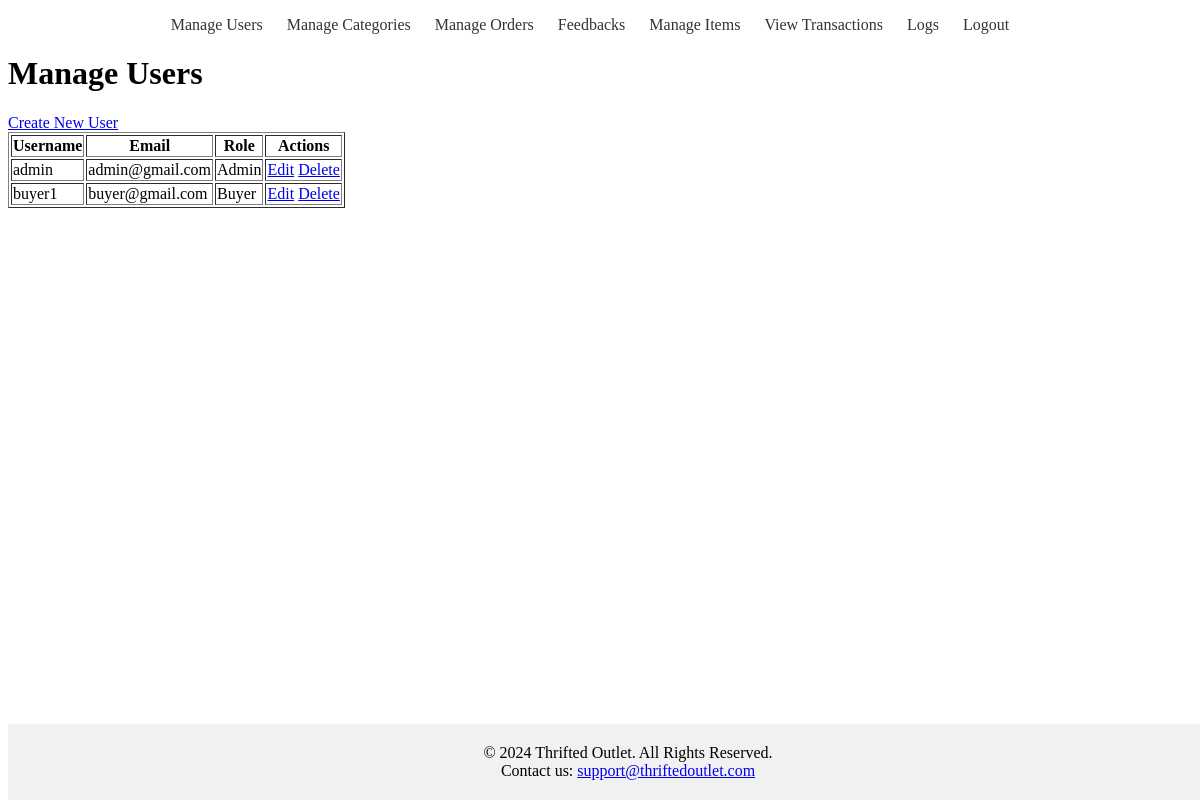
The page /admin/manage_users.php (signed in) on the database as committed earlier.
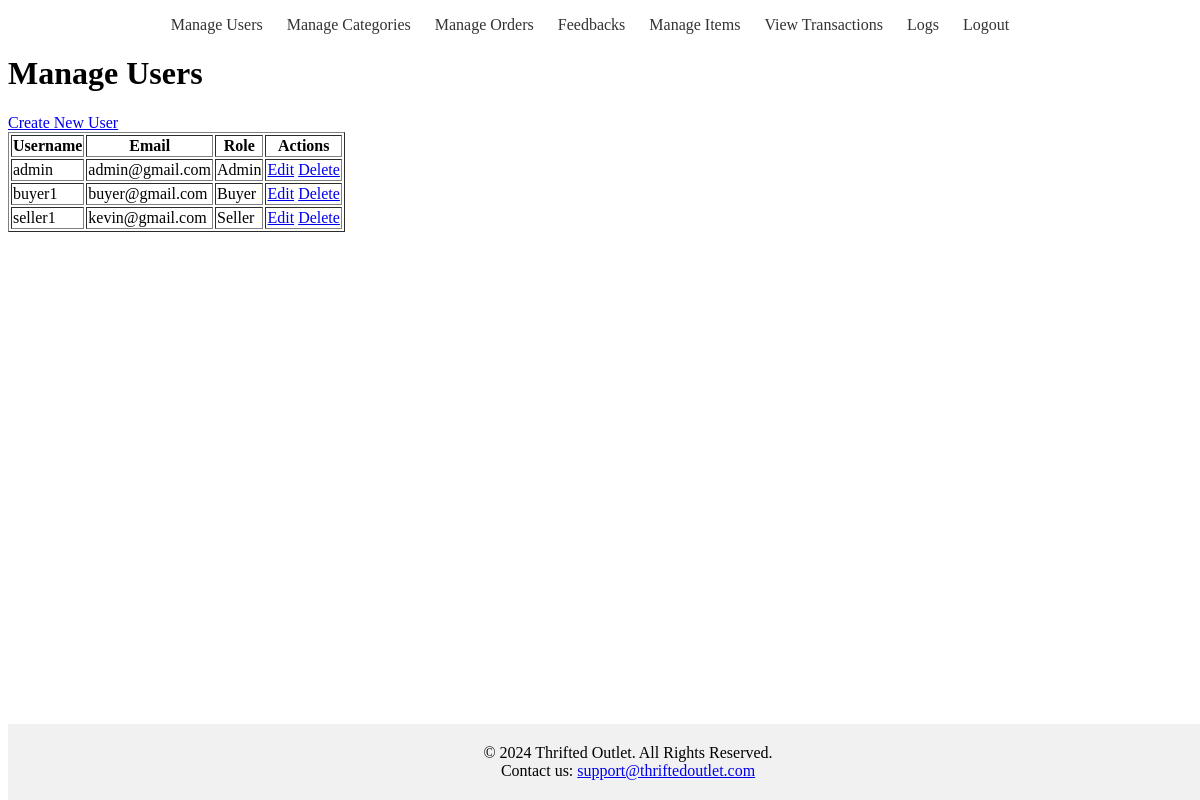
The same page on the database as committed later.
### tables this page shows
CREATE TABLE `users` (
  `user_id` int(11) NOT NULL,
  `username` varchar(50) NOT NULL,
  `password` varchar(255) NOT NULL,
  `email` varchar(100) NOT NULL,
  `role` enum('admin','seller','buyer') NOT NULL,
  `first_name` varchar(50) DEFAULT NULL,
  `last_name` varchar(50) DEFAULT NULL,
  `phone` varchar(20) DEFAULT NULL,
  `created_at` timestamp NOT NULL DEFAULT current_timestamp(),
  `address` text DEFAULT NULL
);

### admin/manage_users.php (the view, shortened to what this page needs)
<?php
   require_once '../config/database.php';
   $query = "SELECT * FROM users";
   $stmt = $pdo->prepare($query);
   $stmt->execute();
   $users = $stmt->fetchAll();
   ?>
<?php include 'components/header.php'; ?>
<h1>Manage Users</h1>
<a href="create_user.php">Create New User</a>
<table border="1">
    <thead>
        <tr>
            <th>Username</th>
            <th>Email</th>
            <th>Role</th>
            <th>Actions</th>
        </tr>
    </thead>
    <tbody>
        <?php foreach ($users as $user): ?>
            <tr>
                <td><?php echo $user['username']; ?></td>
                <td><?php echo $user['email']; ?></td>
                <td><?php echo ucfirst($user['role']); ?></td>
                <td>
                    <a href="edit_user.php?id=<?php echo $user['user_id']; ?>">Edit</a>
                    <a href="delete_user.php?id=<?php echo $user['user_id']; ?>" onclick="return confirm('Are you sure?')">Delete</a>
                </td>
            </tr>
        <?php endforeach; ?>
    </tbody>
</table>
<?php include 'components/footer.php'; ?>

Rows that differ between the two databases and show on the page:
added users: username "seller1", email "kevin@gmail.com", role "Seller"
